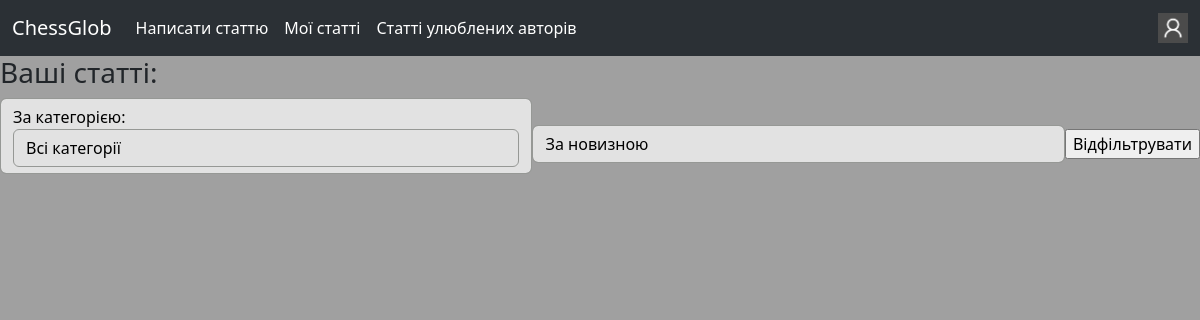
The app's page /view_my_articles (signed in), older data.
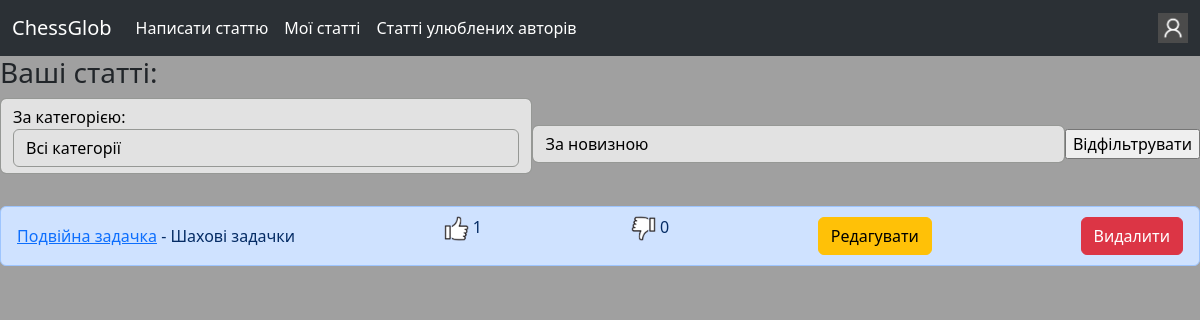
The same page, newer data.
### blog/models.py (models this page shows, shortened)
class Article(models.Model):
    class Categories(models.TextChoices):
        other = "Інше"
        debut = "Дебют"
        middle_game = "Мітельшпіль"
        end_game = "Ендшпіль"
        history = "Історія"
        etude = "Шахові задачки"
    author = models.ForeignKey(MyUser, models.CASCADE)
    name = models.CharField(max_length=32)
    category = models.CharField(choices=Categories.choices, default=Categories.other)
    created_time = models.DateTimeField()
    elements_num = models.IntegerField(default=1)

### blog/views.py (the view, shortened to what this page needs)
# urls.py: path("view_my_articles", views.view_my_articles, name="view_my_articles"),
@login_required
def view_my_articles(request):
    if request.method not in ["GET", "POST"]:
        return redirect("/eror?eror_text=Сторінка для перегляду ваших статтей приймає лише GET і POST запити.")
    categories = [choice.value for choice in models.Article.Categories]
    articles = models.Article.objects.filter(author=request.user)
    articles = articles.annotate(like_count=Count('like', distinct=True))
    articles = articles.annotate(dislike_count=Count("dislike", distinct=True))
    if request.method == "GET":
        articles = articles.order_by("-created_time")
        return render(request, "blog/view_my_articles.html", {"articles":articles, "categories":categories})

### templates/blog/view_my_articles.html (shortened to what this page needs)
{% extends "base.html" %}
{% load static %}
{% load custom_tags %}
{% block body %}
<h3>Ваші статті:</h3>
<form method="post" class="form-inline mb-3 d-flex justify-content-between align-items-center">
    <p class="form-control">За категорією: <select name="category" class="form-control">
        <option value="all">Всі категорії</option>
    </select></p>
    <select name="by" class="form-control">
        <option value="by_newest">За новизною</option>
    </select>
    <input type="submit" value="Відфільтрувати">
</form>
<ul class="list-group">
    {% for article in articles %}
    <li class="list-group-item list-group-item-primary d-flex justify-content-between align-items-center">
        <div>
            <a href="{% url 'blog:view_article' article.pk%}">{{ article.name }}</a> - {{ article.category }}
        </div>
        <p><img src="{% static 'img/not_pressed_like.png' %}" width="25px" height="25px"> {{ article.like_count }}</p>
        <p><img src="{% static 'img/not_pressed_dislike.png' %}" width="25px" height="25px"> {{ article.dislike_count }}</p>
        <a class="btn btn-warning" href="{% url 'blog:redact_article' article.pk %}" role="button">Редагувати</a>
        <a class="btn btn-danger" href="{% url 'blog:delete_article' article.pk %}" role="button" onclick="return confirm('Ви точно хочете видалити цю статтю?')">Видалити</a>
    </li>
    {% endfor %}
</ul>
{% endblock %}

Row changes from the older to the newer data that the page shows:
added Article: name "Подвійна задачка", category "Шахові задачки", like_count "1", dislike_count "0"
